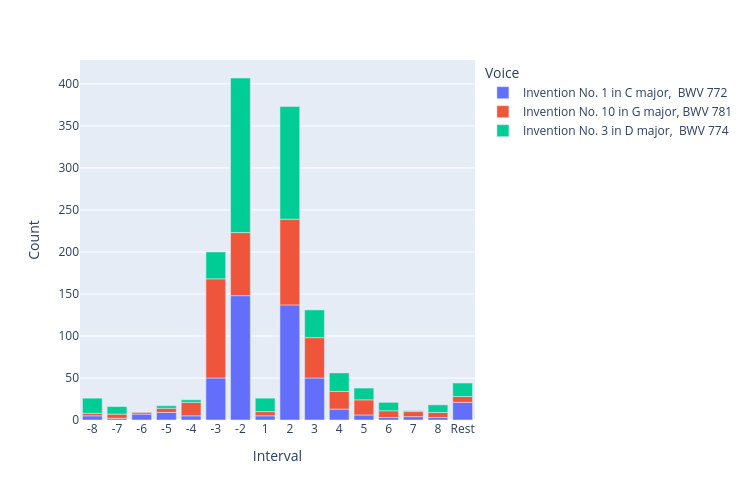

Source (notebook cell):
### Code cell
chart_title = "Distribution of Melodic Intervals in Corpus"

#create barchart
fig = px.bar(
    mel_counts,
    x='Interval',
    y='Count',
    color='Title',
    category_orders={'Interval': sorted_intervals}
)
fig.update_layout(xaxis_title="Interval", 
                    yaxis_title="Count",
                    legend_title='Voice',
                       height=500,
                       width=750)

fig.show()

### Figure 1 — Plotly figure (JSON) as saved in the notebook; plotly's stock layout.template omitted (floating-point values rounded to 4 significant figures)
{"data": [{"alignmentgroup": "True", "hovertemplate": "Title=Invention No. 1 in C major,  BWV 772<br>Interval=%{x}<br>Count=%{y}<extra></extra>", "legendgroup": "Invention No. 1 in C major,  BWV 772", "marker": {"color": "#636efa", "pattern": {"shape": ""}}, "name": "Invention No. 1 in C major,  BWV 772", "offsetgroup": "Invention No. 1 in C major,  BWV 772", "orientation": "v", "showlegend": true, "textposition": "auto", "type": "bar", "x": ["-2", "-3", "-4", "-5", "-6", "-7", "-8", "1", "2", "3", "4", "5", "6", "7", "8", "Rest"], "xaxis": "x", "y": [148, 50, 5, 9, 7, 2, 5, 5, 137, 50, 13, 6, 3, 4, 3, 21], "yaxis": "y"}, {"alignmentgroup": "True", "hovertemplate": "Title=Invention No. 10 in G major, BWV 781<br>Interval=%{x}<br>Count=%{y}<extra></extra>", "legendgroup": "Invention No. 10 in G major, BWV 781", "marker": {"color": "#EF553B", "pattern": {"shape": ""}}, "name": "Invention No. 10 in G major, BWV 781", "offsetgroup": "Invention No. 10 in G major, BWV 781", "orientation": "v", "showlegend": true, "textposition": "auto", "type": "bar", "x": ["-2", "-3", "-4", "-5", "-6", "-7", "-8", "1", "2", "3", "4", "5", "6", "7", "8", "Rest"], "xaxis": "x", "y": [75, 118, 16, 5, 2, 5, 3, 5, 102, 48, 21, 18, 8, 6, 6, 7], "yaxis": "y"}, {"alignmentgroup": "True", "hovertemplate": "Title=Invention No. 3 in D major,  BWV 774<br>Interval=%{x}<br>Count=%{y}<extra></extra>", "legendgroup": "Invention No. 3 in D major,  BWV 774", "marker": {"color": "#00cc96", "pattern": {"shape": ""}}, "name": "Invention No. 3 in D major,  BWV 774", "offsetgroup": "Invention No. 3 in D major,  BWV 774", "orientation": "v", "showlegend": true, "textposition": "auto", "type": "bar", "x": ["-2", "-3", "-4", "-5", "-7", "-8", "1", "2", "3", "4", "5", "6", "7", "8", "Rest"], "xaxis": "x", "y": [184, 32, 3, 3, 9, 18, 16, 134, 33, 22, 14, 10, 1, 9, 16], "yaxis": "y"}], "layout": {"barmode": "relative", "height": 500, "legend": {"title": {"text": "Voice"}, "tracegroupgap": 0}, "margin": {"t": 60}, "width": 750, "xaxis": {"anchor": "y", "categoryarray": ["-8", "-7", "-6", "-5", "-4", "-3", "-2", "1", "2", "3", "4", "5", "6", "7", "8", "Rest"], "categoryorder": "array", "domain": [0, 1], "title": {"text": "Interval"}}, "yaxis": {"anchor": "x", "domain": [0, 1], "title": {"text": "Count"}}}}
